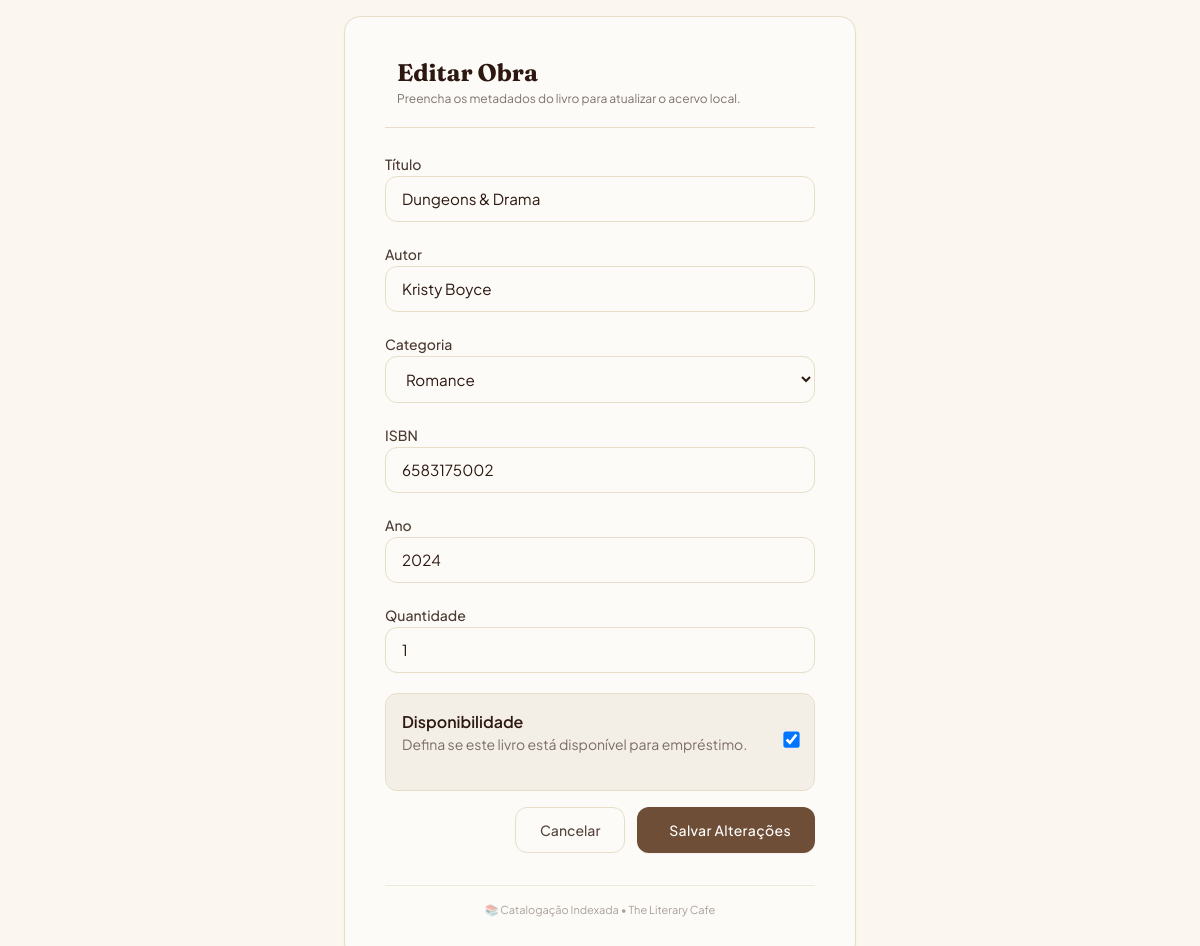
The page /editar/1/ (signed in) on the database its author committed.
### livros/models.py (models this page shows, shortened)
class Livro(models.Model):
    CATEGORIA_CHOICES = [
        ('FICCAO', 'Ficção'),
        ('ROMANCE', 'Romance'),
        ('TECNICO', 'Técnico'),
        ('BIOGRAFIA', 'Biografia'),
        ('OUTROS', 'Outros'),
    ]
    titulo = models.CharField(max_length=100)
    autor = models.CharField(max_length=100)
    categoria = models.CharField(
        max_length=50,
        choices=CATEGORIA_CHOICES,
        default='OUTROS'
    )
    isbn = models.CharField(max_length=20)
    ano = models.IntegerField()
    quantidade = models.IntegerField(default=1)
    disponivel = models.BooleanField(default=True)
    emprestado_para = models.CharField(max_length=100, blank=True, null=True)
    data_emprestimo = models.DateField(blank=True, null=True)

### livros/views.py (the view)
@login_required
def editar_livro(request, pk):
    livro = get_object_or_404(
        Livro,
        pk=pk
    )
    if request.method == 'POST':
        form = LivroForm(
            request.POST,
            instance=livro
        )
        if form.is_valid():
            form.save()
            return redirect('lista_livros')
    else:
        form = LivroForm(
            instance=livro
        )
    return render(
        request,
        'livros/form.html',
        {'form': form}
    )

### livros/templates/livros/form.html (shortened to what this page needs)
<!DOCTYPE html>
<html lang="pt-BR">
<head>
    <script src="https://cdn.tailwindcss.com"></script>
</head>
<body class="font-sans-cozy min-h-screen flex items-center justify-center p-4">
    <div class="max-w-lg w-full bg-[#FDFBF7] border border-[#E6DEC9] rounded-2xl p-8 md:p-10 shadow-sm transition-all hover:shadow-md">
        <header class="border-b border-[#E6DEC9] pb-5 mb-6">
            <div class="flex items-center gap-3">
                <div>
                    <h1 class="font-serif-cozy text-2xl font-bold text-[#2C1810]">
                        {% if form.instance.pk %}Editar Obra{% else %}Novo Registro{% endif %}
                    </h1>
                    <p class="text-xs text-[#2C1810]/60 mt-0.5">
                        Preencha os metadados do livro para atualizar o acervo local.
                    </p>
                </div>
            </div>
        </header>
        <form method="POST" class="django-form">
            <div class="space-y-5">
                <div>
                    <label>Título</label>
                    {{ form.titulo }}
                </div>
                <div>
                    <label>Autor</label>
                    {{ form.autor }}
                </div>
                <div>
                    <label>Categoria</label>
                    {{ form.categoria }}
                </div>
                <div>
                    <label>ISBN</label>
                    {{ form.isbn }}
                </div>
                <div>
                    <label>Ano</label>
                    {{ form.ano }}
                </div>
                <div>
                    <label>Quantidade</label>
                    {{ form.quantidade }}
                </div>
    <div class="bg-[#F4EFE6] border border-[#E6DEC9] rounded-xl p-4">
        <div class="flex items-center justify-between">
            <div>
                <h4 class="font-semibold text-[#2C1810]">
                    Disponibilidade
                </h4>
                <p class="text-sm text-[#2C1810]/60">
                    Defina se este livro está disponível para empréstimo.
                </p>
            </div>
            <div class="scale-125">
                {{ form.disponivel }}
            </div>
        </div>
    </div>
            </div>
            <div class="pt-4 flex flex-col sm:flex-row-reverse gap-3">
                <button type="submit"
                        class="w-full sm:w-auto px-6 py-3 bg-[#6F4E37] text-white font-medium rounded-xl shadow-sm hover:bg-[#2C1810] active:scale-[0.98] transition-all tracking-wide text-sm flex items-center justify-center gap-2">
                     Salvar Alterações
                </button>
                <a href="{% url 'lista_livros' %}"
                   class="w-full sm:w-auto px-6 py-3 bg-transparent hover:bg-[#F4EFE6] border border-[#E6DEC9] text-[#2C1810]/80 hover:text-[#2C1810] font-medium rounded-xl transition-all text-sm flex items-center justify-center">
                    Cancelar
                </a>
            </div>
        </form>
        <div class="mt-8 pt-4 border-t border-[#E6DEC9]/60 text-[11px] text-[#2C1810]/40 text-center">
            📚 Catalogação Indexada • The Literary Cafe
        </div>
    </div>
</body>
</html>

### livros/templates/livros/form.html (style rules this page uses)
.font-serif-cozy { font-family: 'Fraunces', serif; }
.font-sans-cozy { font-family: 'Plus Jakarta Sans', sans-serif; }
body { background-color: #FBF7F0; color: #2C1810; }
.django-form p { margin-bottom: 1.25rem; display: flex; flex-direction: column; gap: 0.375rem; }
.django-form label { font-size: 0.875rem; font-weight: 500; color: #2C1810; opacity: 0.85; }
.django-form input, .django-form select, .django-form textarea { width: 100%; padding: 0.75rem 1rem; background-color: #FDFBF7; border: 1px solid #E6DEC9; border-radius: 0.75rem; color: #2C1810; font-size: 0.95rem; transition: all 0.2s; }

### rows shown on the page
Livro: titulo "Dungeons & Drama", autor "Kristy Boyce", categoria "Romance", isbn "6583175002", ano "2024", quantidade "1", disponivel "☑"
